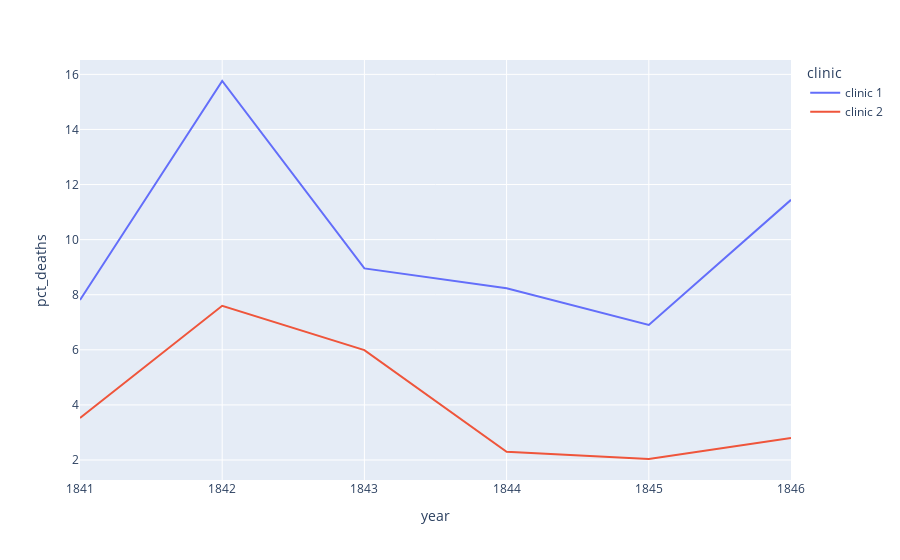

The notebook cell this image was saved under:
### Markdown cell above
### Plotting the Proportion of Yearly Deaths by Clinic

### Code cell
px.line(
    df_yearly,
    x='year',
    y='pct_deaths',
    color='clinic'
)

### Figure 1 — Plotly figure (JSON) as saved in the notebook; plotly's stock layout.template omitted (floating-point values rounded to 4 significant figures)
{"data": [{"hovertemplate": "clinic=clinic 1<br>year=%{x}<br>pct_deaths=%{y}<extra></extra>", "legendgroup": "clinic 1", "line": {"color": "#636efa", "dash": "solid"}, "marker": {"symbol": "circle"}, "mode": "lines", "name": "clinic 1", "orientation": "v", "showlegend": true, "type": "scatter", "x": [1841, 1842, 1843, 1844, 1845, 1846], "xaxis": "x", "y": [7.806, 15.76, 8.954, 8.236, 6.901, 11.45], "yaxis": "y"}, {"hovertemplate": "clinic=clinic 2<br>year=%{x}<br>pct_deaths=%{y}<extra></extra>", "legendgroup": "clinic 2", "line": {"color": "#EF553B", "dash": "solid"}, "marker": {"symbol": "circle"}, "mode": "lines", "name": "clinic 2", "orientation": "v", "showlegend": true, "type": "scatter", "x": [1841, 1842, 1843, 1844, 1845, 1846], "xaxis": "x", "y": [3.522, 7.597, 5.988, 2.3, 2.036, 2.797], "yaxis": "y"}], "layout": {"legend": {"title": {"text": "clinic"}, "tracegroupgap": 0}, "margin": {"t": 60}, "xaxis": {"anchor": "y", "domain": [0, 1], "title": {"text": "year"}}, "yaxis": {"anchor": "x", "domain": [0, 1], "title": {"text": "pct_deaths"}}}}
